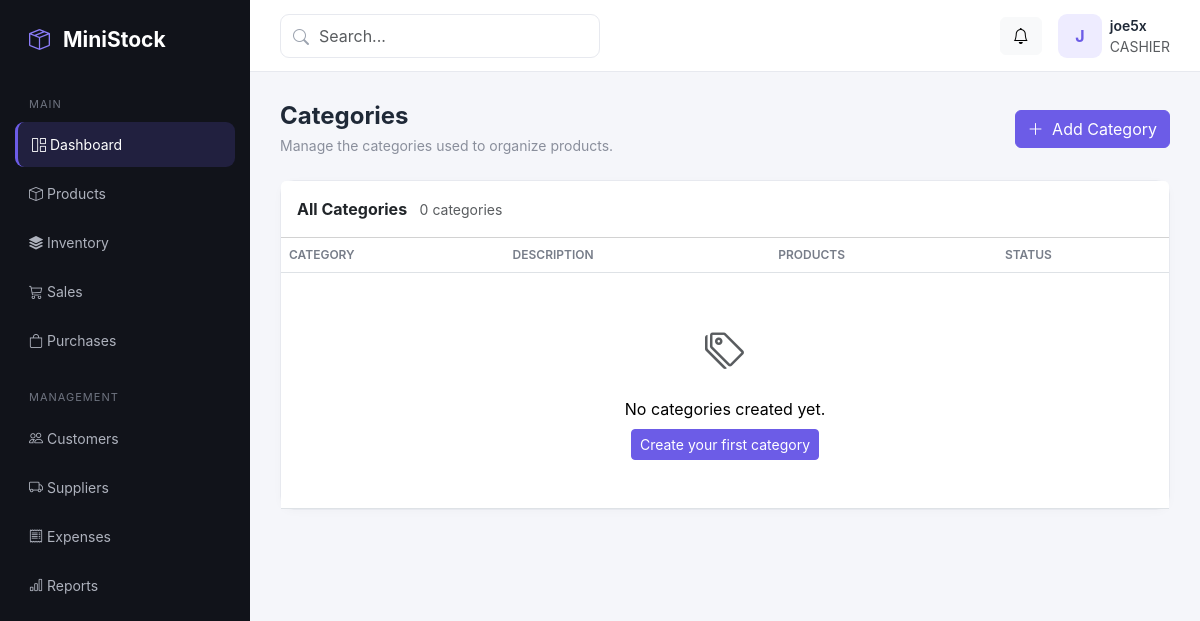
/products/categories/ (signed in), run on an earlier commit of the app's database.
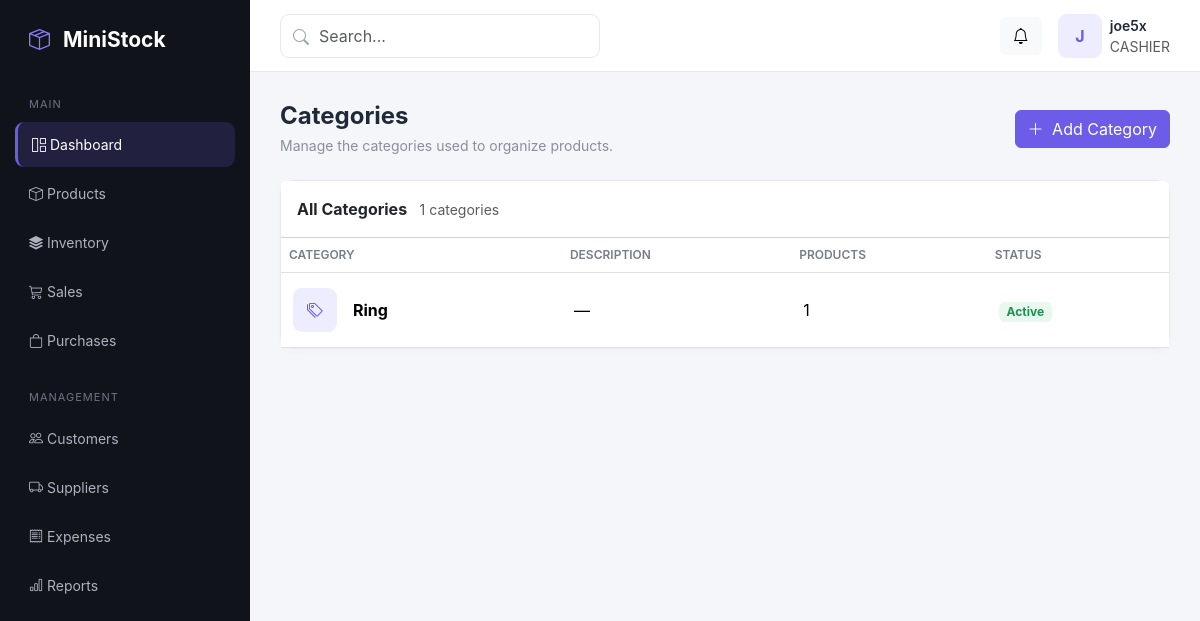
And on a later commit of the database.
### products/models.py (models this page shows, shortened)
class Category(models.Model):
    name = models.CharField(max_length=100, unique=True)
    description = models.TextField(blank=True)
    is_active = models.BooleanField(default=True)
    created_at = models.DateTimeField(auto_now_add=True)
    updated_at = models.DateTimeField(auto_now=True)
    class Meta:
        ordering = ["name"]
        verbose_name_plural = "Categories"

### products/views.py (the view)
@login_required
def category_list(request):
    categories = Category.objects.all()
    return render(
        request,
        "products/category_list.html",
        {
            "categories": categories,
        },
    )

### templates/products/category_list.html (shortened to what this page needs)
{% extends "base.html" %}
{% block content %}
<div class="d-flex justify-content-between align-items-center mb-4">
    <div>
        <h4 class="page-title mb-1">Categories</h4>
        <p class="page-subtitle mb-0">
            Manage the categories used to organize products.
        </p>
    </div>
    <a href="{% url 'products:category_create' %}"
       class="btn btn-primary">
        <i class="bi bi-plus-lg me-1"></i> Add Category
    </a>
</div>
<div class="card">
    <div class="card-header bg-white py-3">
        <strong>All Categories</strong>
        <span class="text-muted small ms-2">
            {{ categories|length }} categories
        </span>
    </div>
    <div class="table-responsive">
        <table class="table align-middle">
            <thead>
                <tr>
                    <th>Category</th>
                    <th>Description</th>
                    <th>Products</th>
                    <th>Status</th>
                </tr>
            </thead>
            <tbody>
                {% for category in categories %}
                <tr>
                    <td>
                        <div class="d-flex align-items-center gap-3">
                            <div class="avatar-placeholder">
                                <i class="bi bi-tags"></i>
                            </div>
                            <strong>{{ category.name }}</strong>
                        </div>
                    </td>
                    <td>{{ category.description|default:"—"|truncatechars:60 }}</td>
                    <td>{{ category.products.count }}</td>
                    <td>
                        {% if category.is_active %}
                            <span class="badge badge-soft-success">Active</span>
                        {% else %}
                            <span class="badge badge-soft-warning">Inactive</span>
                        {% endif %}
                    </td>
                </tr>
                {% empty %}
                <tr>
                    <td colspan="4" class="text-center py-5">
                        <i class="bi bi-tags fs-1 text-muted"></i>
                        <p class="mt-3 mb-2">No categories created yet.</p>
                        <a href="{% url 'products:category_create' %}"
                           class="btn btn-primary btn-sm">
                            Create your first category
                        </a>
                    </td>
                </tr>
                {% endfor %}
            </tbody>
        </table>
    </div>
</div>
{% endblock %}

What changed in the data, as far as the page shows it:
added Category: name "Ring", description "—", products.count "1", is_active "Active"
Also different on the page:
{{ categories|length }}: "0" → "1"
text no longer shown: "No categories created yet. Create your first category"
